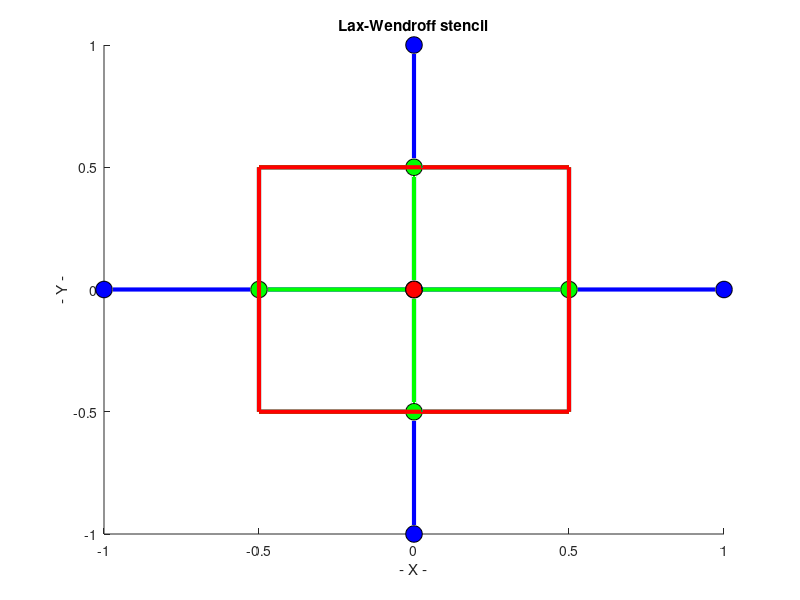

The MATLAB source for this figure:
function ball_and_stick_display ( )

%*****************************************************************************80
%
%% BALL_AND_STICK_DISPLAY shows how to make a 3D ball and stick plot.
%
%  Discussion:
%
%    I wanted to illustrate the Lax-Wendroff stencil for approximating
%    solutions of a hyperbolic partial differential equation.
%
%    A "simple" 3D graph is all I needed, with three layers of data.
%
%    Layer 1 (time = 0) shows a central point, its square domain, and its
%    four neighbors.
%
%    Layer 2 (time = 1/2) shows the domain, with a node on the midpoint of
%    each side, where the fluxes are approximated.
%
%    Layer 3 (time = 1) shows the central point, where the new approximation
%    is made, and its region.
%
%    It's not hard to do this in MATLAB, all with the PLOT3 command, if you
%    know the right property names and values to apply.
%
%  Licensing:
%
%    This code is distributed under the GNU LGPL license.
%
%  Modified:
%
%    18 February 2003
%
%  Author:
%
%    John Burkardt
%

%
%  Clear the plotting frame.
%
  clf
%
%  Make all the subsequent plotting "cumulative".
%
  hold on
%
%  Nodes on the blue level.
%
  plot3 (  0.0,  0.0, 0.0, 'o', 'MarkerFaceColor', 'b', 'MarkerEdgeColor', 'k', 'MarkerSize', 12 )

  plot3 ( -1.0,  0.0, 0.0, 'o', 'MarkerFaceColor', 'b', 'MarkerEdgeColor', 'k', 'MarkerSize', 12 )
  plot3 (  1.0,  0.0, 0.0, 'o', 'MarkerFaceColor', 'b', 'MarkerEdgeColor', 'k', 'MarkerSize', 12 )
  plot3 (  0.0, -1.0, 0.0, 'o', 'MarkerFaceColor', 'b', 'MarkerEdgeColor', 'k', 'MarkerSize', 12 )
  plot3 (  0.0,  1.0, 0.0, 'o', 'MarkerFaceColor', 'b', 'MarkerEdgeColor', 'k', 'MarkerSize', 12 )
%
%  Nodes on the green level.
%
  plot3 (  0.0,  0.0, 0.5, 'o', 'MarkerFaceColor', 'g', 'MarkerEdgeColor', 'k', 'MarkerSize', 12 )

  plot3 ( -0.5,  0.0, 0.5, 'o', 'MarkerFaceColor', 'g', 'MarkerEdgeColor', 'k', 'MarkerSize', 12 )
  plot3 (  0.5,  0.0, 0.5, 'o', 'MarkerFaceColor', 'g', 'MarkerEdgeColor', 'k', 'MarkerSize', 12 )
  plot3 (  0.0, -0.5, 0.5, 'o', 'MarkerFaceColor', 'g', 'MarkerEdgeColor', 'k', 'MarkerSize', 12 )
  plot3 (  0.0,  0.5, 0.5, 'o', 'MarkerFaceColor', 'g', 'MarkerEdgeColor', 'k', 'MarkerSize', 12 )
%
%  Nodes on the red level.
%
  plot3 (  0.0,  0.0, 1.0, 'o', 'MarkerFaceColor', 'r', 'MarkerEdgeColor', 'k', 'MarkerSize', 12 )
%
%  Line from blue to red level.
%
  plot3 (  [  0.0,  0.0 ],  [  0.0,  0.0 ],  [ 0.0, 1.0 ], 'k', 'LineWidth', 3 )
%
%  Lines on the blue level.
%
  plot3 (  [  1.0,  0.0 ],  [  0.0,  0.0 ],  [ 0.0, 0.0 ], 'b', 'LineWidth', 3 )
  plot3 (  [ -1.0,  0.0 ],  [  0.0,  0.0 ],  [ 0.0, 0.0 ], 'b', 'LineWidth', 3 )
  plot3 (  [  0.0,  0.0 ],  [  1.0,  0.0 ],  [ 0.0, 0.0 ], 'b', 'LineWidth', 3 )
  plot3 (  [  0.0,  0.0 ],  [ -1.0,  0.0 ],  [ 0.0, 0.0 ], 'b', 'LineWidth', 3 )

  plot3 (  [ -0.5,  0.5 ],  [ -0.5, -0.5 ],  [ 0.0, 0.0 ], 'b', 'LineWidth', 3 )
  plot3 (  [  0.5,  0.5 ],  [ -0.5,  0.5 ],  [ 0.0, 0.0 ], 'b', 'LineWidth', 3 )
  plot3 (  [  0.5, -0.5 ],  [  0.5,  0.5 ],  [ 0.0, 0.0 ], 'b', 'LineWidth', 3 )
  plot3 (  [ -0.5, -0.5 ],  [  0.5, -0.5 ],  [ 0.0, 0.0 ], 'b', 'LineWidth', 3 )
%
%  Lines on the green level.
%
  plot3 (  [  0.5,  0.0 ],  [  0.0,  0.0 ],  [ 0.5, 0.5 ], 'g', 'LineWidth', 3 )
  plot3 (  [ -0.5,  0.0 ],  [  0.0,  0.0 ],  [ 0.5, 0.5 ], 'g', 'LineWidth', 3 )
  plot3 (  [  0.0,  0.0 ],  [  0.5,  0.0 ],  [ 0.5, 0.5 ], 'g', 'LineWidth', 3 )
  plot3 (  [  0.0,  0.0 ],  [ -0.5,  0.0 ],  [ 0.5, 0.5 ], 'g', 'LineWidth', 3 )

  plot3 (  [ -0.5,  0.5 ],  [ -0.5, -0.5 ],  [ 0.5, 0.5 ], 'g', 'LineWidth', 3 )
  plot3 (  [  0.5,  0.5 ],  [ -0.5,  0.5 ],  [ 0.5, 0.5 ], 'g', 'LineWidth', 3 )
  plot3 (  [  0.5, -0.5 ],  [  0.5,  0.5 ],  [ 0.5, 0.5 ], 'g', 'LineWidth', 3 )
  plot3 (  [ -0.5, -0.5 ],  [  0.5, -0.5 ],  [ 0.5, 0.5 ], 'g', 'LineWidth', 3 )
%
%  Lines on the red level.
%
  plot3 (  [ -0.5,  0.5 ],  [ -0.5, -0.5 ],  [ 1.0, 1.0 ], 'r', 'LineWidth', 3 )
  plot3 (  [  0.5,  0.5 ],  [ -0.5,  0.5 ],  [ 1.0, 1.0 ], 'r', 'LineWidth', 3 )
  plot3 (  [  0.5, -0.5 ],  [  0.5,  0.5 ],  [ 1.0, 1.0 ], 'r', 'LineWidth', 3 )
  plot3 (  [ -0.5, -0.5 ],  [  0.5, -0.5 ],  [ 1.0, 1.0 ], 'r', 'LineWidth', 3 )
%
%  Labels.
%
  title ( 'Lax-Wendroff stencil' )
  xlabel ( '- X -' )
  ylabel ( '- Y -' )
  zlabel ( '- Time -' )
%
%  "Release" the plotting screen.
%
  hold off

  return
end
